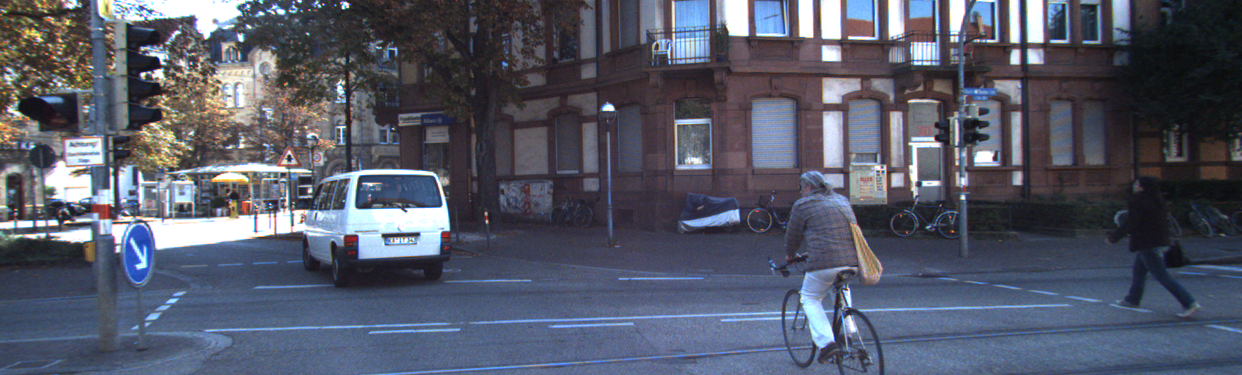
//> input picture auto_cali/data0/0000000000.png, 1242 x 375 px
$ ./LSD ../../data0/0000000000.png ../../data0/0000000010.png   (built with g++ and OpenCV 4)
//> lines starting //> are read from the running program, lines starting //| are printed output that depends on the picture
#include <iostream>
#include <opencv2/opencv.hpp>
#include <opencv2/line_descriptor/descriptor.hpp>

using namespace cv;
using namespace std;
using namespace cv::line_descriptor;

void ExtractLineSegment(const Mat &img, const Mat &image2, vector<KeyLine> &keylines,vector<KeyLine> &keylines2)
{
    Mat mLdesc,mLdesc2;
    vector<vector<DMatch>> lmatches;
    Ptr<BinaryDescriptor> lbd = BinaryDescriptor::createBinaryDescriptor();
    Ptr<line_descriptor::LSDDetector> lsd = line_descriptor::LSDDetector::createLSDDetector();

    lsd->detect(img, keylines, 1.2,1);
    lsd->detect(image2,keylines2,1.2,1);
    int lsdNFeatures = 50;
    if(keylines.size()>lsdNFeatures){
        sort(keylines.begin(), keylines.end(),[](const KeyLine &a,const KeyLine &b){return a.response > b.response;});
        keylines.resize(lsdNFeatures);
        for( int i=0; i<lsdNFeatures; i++)
            keylines[i].class_id = i;
    }
    if(keylines2.size()>lsdNFeatures){
        sort(keylines2.begin(), keylines2.end(), [](const KeyLine &a,const KeyLine &b){return a.response > b.response;});
        keylines2.resize(lsdNFeatures);
        for(int i=0; i<lsdNFeatures; i++)
            keylines2[i].class_id = i;
    }

    lbd->compute(img, keylines, mLdesc);
    lbd->compute(image2,keylines2,mLdesc2);
    BFMatcher* bfm = new BFMatcher(NORM_HAMMING, false);
    bfm->knnMatch(mLdesc, mLdesc2, lmatches, 2);
    vector<DMatch> matches;
    for(size_t i=0;i<lmatches.size();i++)
    {
        const DMatch& bestMatch = lmatches[i][0];
        const DMatch& betterMatch = lmatches[i][1];
        float  distanceRatio = bestMatch.distance / betterMatch.distance;
        if (distanceRatio < 0.7)
            matches.push_back(bestMatch);
    }

    cv::Mat outImg;
    std::vector<char> mask( lmatches.size(), 1 );
    drawLineMatches( img, keylines, image2, keylines2, matches, outImg, Scalar::all( -1 ), Scalar::all( -1 ), mask, DrawLinesMatchesFlags::DEFAULT );
    imshow( "Matches", outImg );
    waitKey(0);
    imwrite("Line_Matcher.png",outImg);
}

int main(int argc, char**argv)
{
    if(argc != 3){
        cerr << endl << "Usage: ./Line path_to_image1 path_to_image2" << endl;
        return 1;
    }
    string imagePath1=string(argv[1]);
    string imagePath2=string(argv[2]);
    cout<<"import two images"<<endl;
    Mat image1=imread(imagePath1);
//> image1 is the input picture: 375 rows x 1242 cols, CV_8UC3; mean B, G, R 104.4, 89.1, 84.9
    Mat image2=imread(imagePath2);
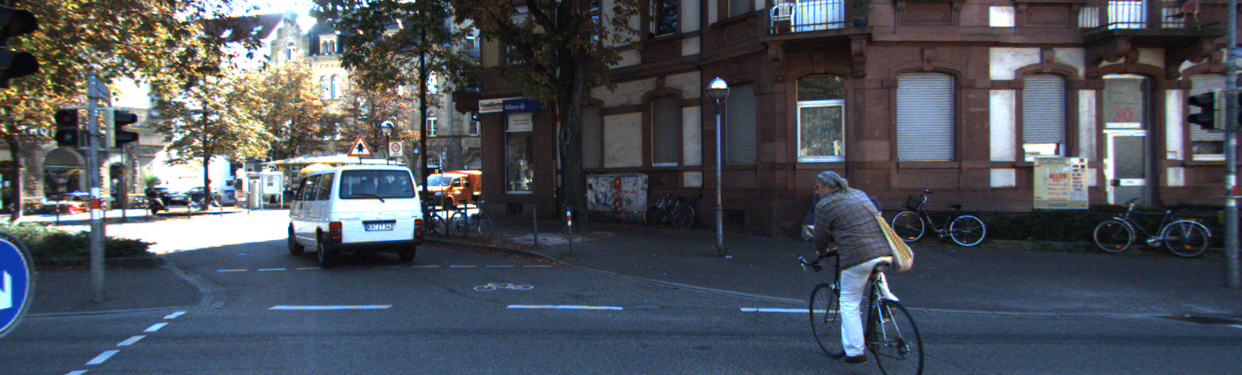
//> input picture auto_cali/data0/0000000010.png, 1242 x 375 px
//> image2 is the input picture: 375 rows x 1242 cols, CV_8UC3; mean B, G, R 91.2, 83, 77.7

    imshow("img1",image1);
    imshow("img2",image2);
    waitKey(0);
    destroyWindow("img1");
    destroyWindow("img2");

    vector<KeyLine> keylines,keylines2;
    ExtractLineSegment(image1,image2,keylines,keylines2);
//> in ExtractLineSegment, `lsd->detect(img, keylines, 1.2,1);`: keylines = 718 items
//> in ExtractLineSegment, `lsd->detect(image2,keylines2,1.2,1);`: keylines2 = 660 items
//> in ExtractLineSegment, `keylines.resize(lsdNFeatures);`: keylines = 50 items
//> in ExtractLineSegment, `bfm->knnMatch(mLdesc, mLdesc2, lmatches, 2);`: lmatches = 50 matches
//> the loop in ExtractLineSegment, `for(size_t i=0;i<lmatches.size();i++)` made 50 passes
//> distanceRatio on passes 1 to 12: 0.93, 0.895, 0.973, 0.973, 0.938, 0.854, 0.851, 0.907, 0.852, 0.628, 0.766, 0.836
//> in ExtractLineSegment, `std::vector<char> mask( lmatches.size(), 1 );`: mask = 50 values from 1 to 1
//> in ExtractLineSegment, `drawLineMatches( img, keylines, image2, keylines2, matches, outImg, Sc..`:
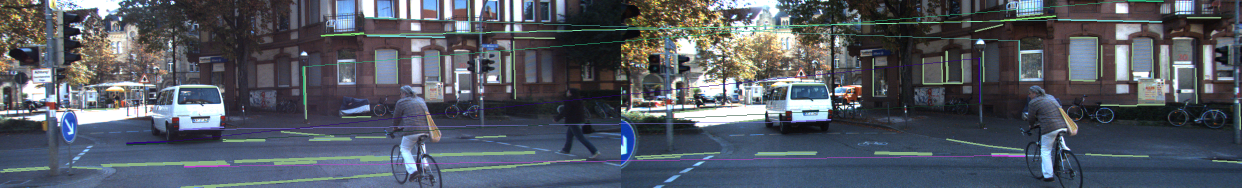
//> outImg: 375 rows x 2484 cols, CV_8UC3 (shown at 1/2 size); mean B, G, R 99, 88.8, 82.9
//> keylines = 50 items; keylines2 = 50 items
    return 0;
}
